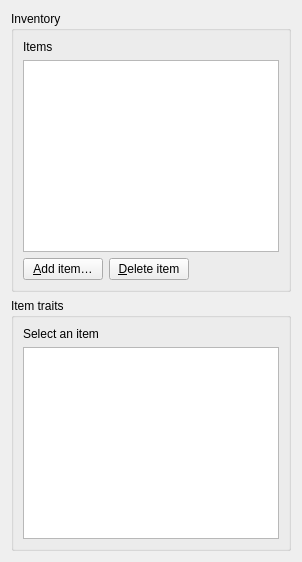
              <widget class="QWidget" name="page_inventory">
               <layout class="QVBoxLayout" name="column_inventory">
                <item>
                 <widget class="QGroupBox" name="box_inventory">
                  <property name="title">
                   <string>Inventory</string>
                  </property>
                  <layout class="QVBoxLayout" name="layout_inventory">
                   <item>
                    <widget class="QLabel" name="label_inventory">
                     <property name="text">
                      <string>Items</string>
                     </property>
                    </widget>
                   </item>
                   <item>
                    <widget class="QTableView" name="inventory" />
                   </item>
                   <item>
                    <layout class="QHBoxLayout" name="inventory_buttons">
                     <item>
                      <widget class="QPushButton" name="button_item_add">
                       <property name="text">
                        <string>&amp;Add item…</string>
                       </property>
                      </widget>
                     </item>
                     <item>
                      <widget class="QPushButton" name="button_item_delete">
                       <property name="text">
                        <string>&amp;Delete item</string>
                       </property>
                      </widget>
                     </item>
                     <item>
                      <spacer name="inventory_spacer">
                       <property name="orientation">
                        <enum>Qt::Horizontal</enum>
                       </property>
                       <property name="sizeHint" stdset="0">
                        <size>
                         <width>40</width>
                         <height>20</height>
                        </size>
                       </property>
                      </spacer>
                     </item>
                    </layout>
                   </item>
                  </layout>
                 </widget>
                </item>
                <item>
                 <widget class="QGroupBox" name="box_traits">
                  <property name="title">
                   <string>Item traits</string>
                  </property>
                  <layout class="QVBoxLayout" name="layout_traits">
                   <item>
                    <widget class="QLabel" name="label_traits">
                     <property name="text">
                      <string>Select an item</string>
                     </property>
                    </widget>
                   </item>
                   <item>
                    <widget class="QTableView" name="traits" />
                   </item>
                  </layout>
                 </widget>
                </item>
               </layout>
              </widget>
